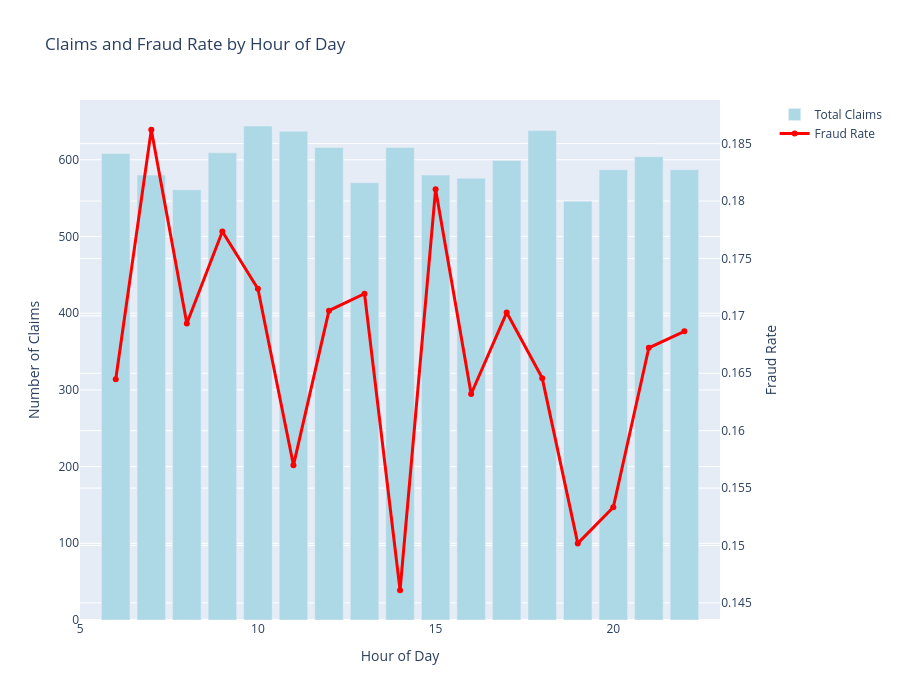

The notebook cell this image was saved under:
### Code cell
# Fraud by hour of day
hourly_fraud = synthetic_df.groupby('transaction_hour')['is_fraudulent'].agg(['sum', 'count', 'mean'])

fig = make_subplots(specs=[[{"secondary_y": True}]])

fig.add_trace(
    go.Bar(x=hourly_fraud.index, y=hourly_fraud['count'], name='Total Claims', marker_color='lightblue'),
    secondary_y=False
)

fig.add_trace(
    go.Scatter(x=hourly_fraud.index, y=hourly_fraud['mean'], name='Fraud Rate', line=dict(color='red', width=3)),
    secondary_y=True
)

fig.update_layout(title='Claims and Fraud Rate by Hour of Day', height=700)
fig.update_xaxes(title_text='Hour of Day')
fig.update_yaxes(title_text='Number of Claims', secondary_y=False)
fig.update_yaxes(title_text='Fraud Rate', secondary_y=True)

fig.show()

### Figure 1 — Plotly figure (JSON) as saved in the notebook; plotly's stock layout.template omitted (floating-point values rounded to 4 significant figures)
{"data": [{"marker": {"color": "lightblue"}, "name": "Total Claims", "type": "bar", "x": [6, 7, 8, 9, 10, 11, 12, 13, 14, 15, 16, 17, 18, 19, 20, 21, 22], "xaxis": "x", "y": [608, 580, 561, 609, 644, 637, 616, 570, 616, 580, 576, 599, 638, 546, 587, 604, 587], "yaxis": "y"}, {"line": {"color": "red", "width": 3}, "name": "Fraud Rate", "type": "scatter", "x": [6, 7, 8, 9, 10, 11, 12, 13, 14, 15, 16, 17, 18, 19, 20, 21, 22], "xaxis": "x", "y": [0.1645, 0.1862, 0.1693, 0.1773, 0.1724, 0.157, 0.1705, 0.1719, 0.1461, 0.181, 0.1632, 0.1703, 0.1646, 0.1502, 0.1533, 0.1672, 0.1687], "yaxis": "y2"}], "layout": {"height": 700, "title": {"text": "Claims and Fraud Rate by Hour of Day"}, "xaxis": {"anchor": "y", "domain": [0, 0.94], "title": {"text": "Hour of Day"}}, "yaxis": {"anchor": "x", "domain": [0, 1], "title": {"text": "Number of Claims"}}, "yaxis2": {"anchor": "x", "overlaying": "y", "side": "right", "title": {"text": "Fraud Rate"}}}}
